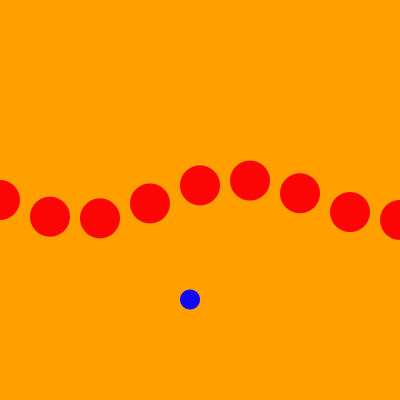
Frame 1 (no input)
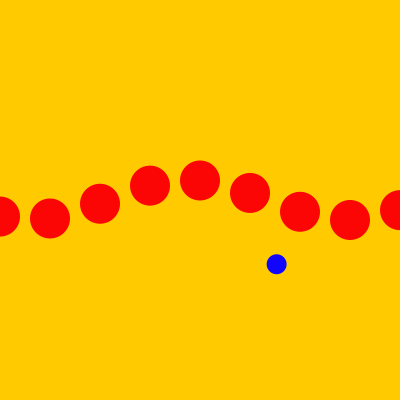
Frame 60 (the mouse pressed at the canvas centre just before this capture)
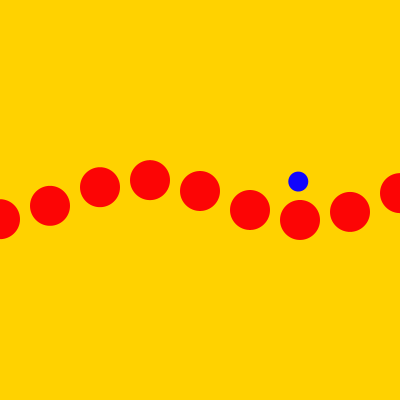
Frame 120 (the mouse held since frame 60 and released just before this capture)

The Processing sketch that drew these frames (run headless with seeded random() and noise(); from frame 60 on, the mouse is pressed at the canvas centre):

// Processing sketch: processing_120999
// ── processing_120999.pde

float counter = 0; 

void setup()
{
  size(400, 400); 
  colorMode(HSB, 360, 100, 100); 
}

void draw() 
{
  float h = map(sin(counter), -1, 1, 0, 90); 
  float b = map(sin(counter), -1, 1, 25, 50); 
  background(b, 100, 100); 
  
  translate(0, height/2); 
   for (int i=0; i<10; i++)
  {
  pushMatrix(); 
  translate(i*50, sin(counter+i)*20);  
  colorMode(HSB, 360, 100, 100); 
  fill(0, 98, 99); 
  noStroke();
  ellipse(0, 0, 40, 40); 
  popMatrix(); 
  counter -= 0.01;
  }
  {
  translate(width/2, 0); 
  pushMatrix(); 
  translate(sin(counter)*100, cos(counter)*100);   
  colorMode(HSB, 360, 100, 100); 
  fill(243, 98, 99); 
  noStroke();
  ellipse(0, 0, 20, 20); 
  popMatrix(); 
  counter += 0.01;
}
}
